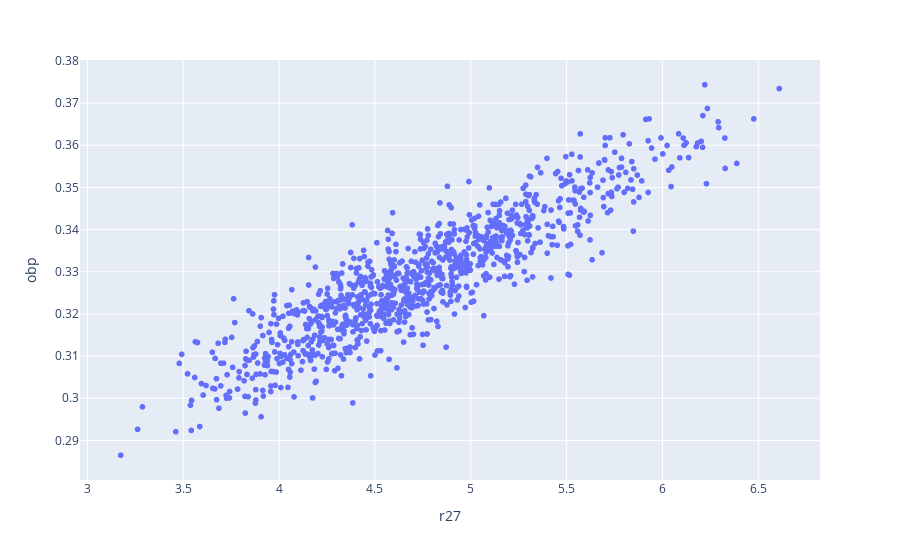

The notebook cell saved with this chart:
### Code cell
px.scatter(teams, x='r27', y='obp')

### Figure 1 — Plotly figure (JSON) as saved in the notebook; plotly's stock layout.template omitted (floating-point values rounded to 4 significant figures; data arrays with more than 128 entries replaced by an {"elided": "..."} marker saying what was removed)
{"data": [{"hovertemplate": "r27=%{x}<br>obp=%{y}<extra></extra>", "legendgroup": "", "marker": {"color": "#636efa", "symbol": "circle"}, "mode": "markers", "name": "", "showlegend": false, "type": "scattergl", "x": {"elided": "1048 float values"}, "xaxis": "x", "y": {"elided": "1048 float values"}, "yaxis": "y"}], "layout": {"legend": {"tracegroupgap": 0}, "margin": {"t": 60}, "xaxis": {"anchor": "y", "domain": [0, 1], "title": {"text": "r27"}}, "yaxis": {"anchor": "x", "domain": [0, 1], "title": {"text": "obp"}}}}
